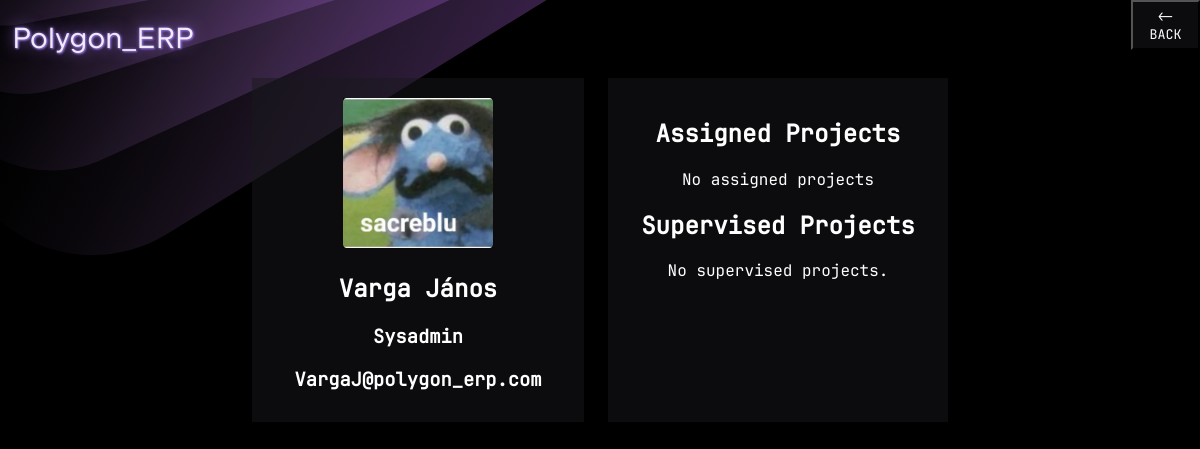
Page /dashboard/profile/1 on the earlier database version.
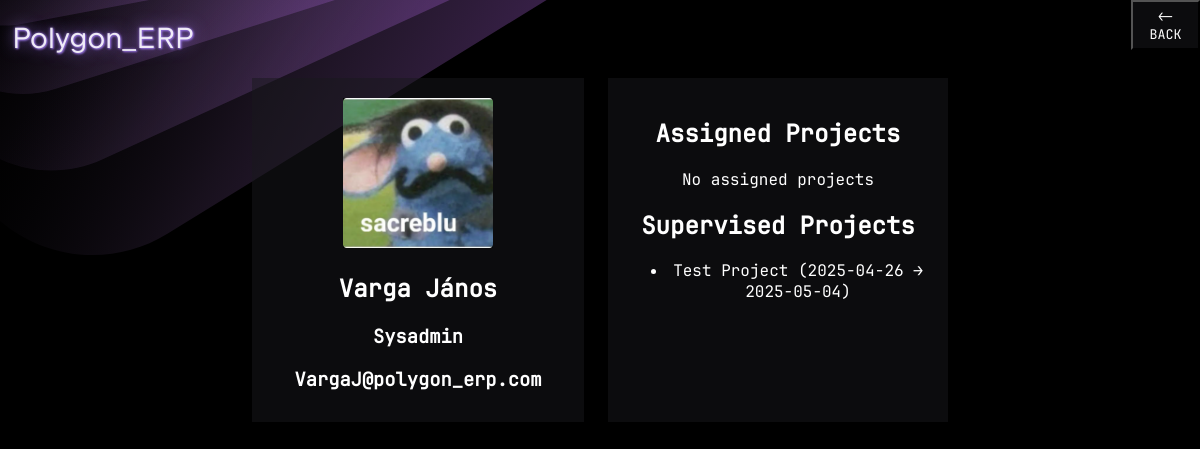
Same page on the later database version.
### polygonerp/models/project.py (models this page shows, shortened)
class Project(db.Model):
    id = db.Column(db.Integer, primary_key=True)
    name = db.Column(db.String(80), nullable=False)
    start_date = db.Column(db.Date, nullable=False)
    finish_date = db.Column(db.Date, nullable=False)
    supervisor_id = db.Column(db.Integer, db.ForeignKey('user.id'), nullable=False)
    supervisor = db.relationship('User', foreign_keys=[supervisor_id])
    assigned_workers = db.relationship(
        'User',
        secondary=project_assignments,
        backref='projects'
    )

### polygonerp/dashboard_controller.py (the view)
    def profile_view(self, user_id):
        user = User.query.filter_by(id=user_id).first()
        assigned_projects = user.projects
        supervised_projects = Project.query.filter_by(supervisor_id=user.id).all()
        return render_template(
            'dashboard/profile.html',
            user=user,
            assigned_projects=assigned_projects,
            supervised_projects=supervised_projects
        )

### polygonerp/auth_controller.py (called while the page is built)
        def load_logged_in_user(self):
            user_id = session.get('user_id')
            g.user = User.query.filter_by(id=user_id).first() if user_id else None

### polygonerp/templates/dashboard/profile.html
{% extends 'base.html' %}
{% block content %}
  <div class="profile">
      <div class="profile-card">
        <img src="{{ url_for('static', filename='default_pic.png') }}" class="profile-picture">
        <h2>{{user.name}}</h2>
        <h3>{{user.job_title}}</h3>
        <h3>{{user.email_address}}</h3>
      </div>
    <div class="profile-proj">
        <h2>Assigned Projects</h2>
        {% if user.projects %}
            <ul>
                {% for project in user.projects %}
                    <li>{{ project.name }} ({{ project.start_date }} - {{ project.finish_date }})</li>
                {% endfor %}
            </ul>
        {% else %}
            <p>No assigned projects</p>
        {% endif %}
        <h2>Supervised Projects</h2>
        {% if supervised_projects %}
            <ul>
                {% for proj in supervised_projects %}
                    <li>{{ proj.name }} ({{ proj.start_date }} → {{ proj.finish_date }})</li>
                {% endfor %}
            </ul>
        {% else %}
            <p>No supervised projects.</p>
        {% endif %}
    </div>
</div>
{% endblock %}

Differences in the rows shown:
added Project: name "Test Project", start_date "2025-04-26", finish_date "2025-05-04"
Other differences:
text no longer shown: "No supervised projects."
